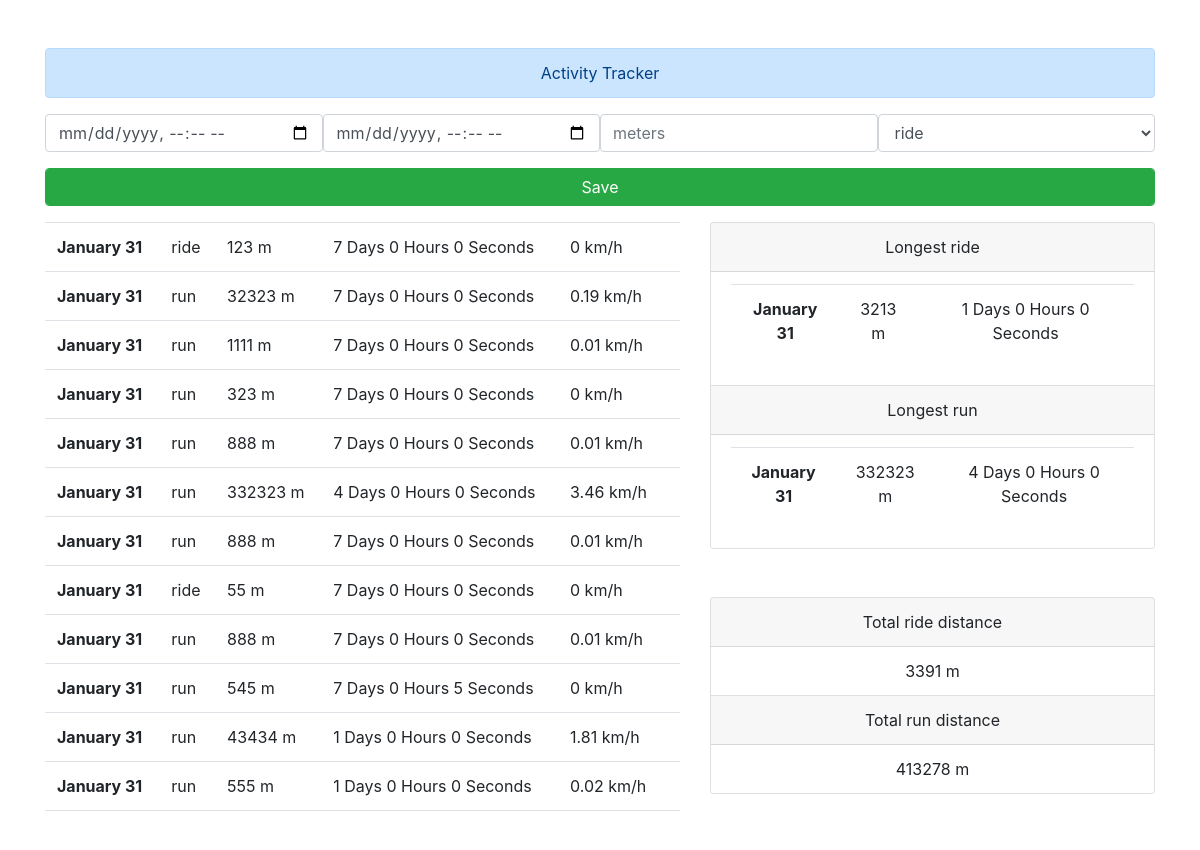
The page / on the database its author committed.
### tables this page shows
CREATE TABLE `generalinfo` (
  `id` int(11) NOT NULL,
  `date` date NOT NULL DEFAULT current_timestamp(),
  `activity_type_id` int(11) NOT NULL,
  `distance` int(11) NOT NULL,
  `timeactivity` varchar(255) NOT NULL,
  `averagespeed` float NOT NULL
);

CREATE TABLE `activity_types` (
  `id` int(11) NOT NULL,
  `type` text NOT NULL
);

### application/controllers/MainController.php (called while the page is built, shortened)
<?php
class MainController extends Controller{
    public function indexAction(){
        $types = $this->model->getTypes();
        $generalInfo = $this->model->getAllGeneralInfo();
        $stats = $this->model->getStats();
        $vars = [
            'types' => $types,
            'generalInfo' => $generalInfo,
            'stats' => $stats
        ];
        $this->view->render('content', $vars);
    }
}

### index.php (called while the page is built, shortened)
<?php
spl_autoload_register(function ($class){
    $path = str_replace('\\','/',$class.'.php');
});
$router = new Router;
$router->run();

### application/core/Controller.php (called while the page is built, shortened)
<?php
abstract class Controller{
    public function __construct($route){
        $this->model = $this->loadModel();
    }
    public function loadModel() {
        $path = 'application\models\Main';
		if (class_exists($path)) {
			return new $path;
        }
	}
}

### application/config/Db.php (called while the page is built, shortened)
<?php
class Db {
    protected $db;
    public function __construct(){
         $dsn = 'mysql:dbname=activerecord;host=127.0.0.1';
         $user = 'mysql';
         $password = 'mysql';
         try {
             $this->db = new PDO($dsn, $user, $password);
         } catch (PDOException $e) {
             echo 'Failed connect to DB: ' . $e->getMessage();
         }
     }
     public function query($sql, $params = []) {
		$stmt = $this->db->prepare($sql);
        $stmt->execute();
		return $stmt;
	}
	public function row($sql, $params = []) {
		$result = $this->query($sql, $params);
		return $result->fetchAll(PDO::FETCH_ASSOC);
    }
}

### application/core/Model.php (called while the page is built, shortened)
<?php
class Model{
    public function __construct()
    {
        $this->db = new Db();
    }
}

### application/models/Main.php (called while the page is built, shortened)
<?php
class Main extends Model {
    public function getTypes() {
        $result = $this->db->row('SELECT `id`, `type` FROM activity_types');
		return $result;
    }
    public function getAllGeneralInfo()
    {
        $result = $this->db->row('SELECT * FROM generalinfo gi
        join `activity_types` at on at.id = gi.activity_type_id ORDER BY gi.id DESC');
		return $result;
    }
    public function getStats(){
        $queryForLongestStats = 'SELECT *
        FROM generalinfo
         WHERE distance = (select max(distance) from generalinfo gi join `activity_types` at on at.id = gi.activity_type_id  WHERE at.type = "%s")';
        $queryForTotalStats = 'SELECT SUM(distance) as total_distance
        FROM generalinfo gi join `activity_types` at on at.id = gi.activity_type_id
         WHERE ';
        $maxRide = $this->db->row(sprintf($queryForLongestStats,'ride'));
        $maxRun = $this->db->row(sprintf($queryForLongestStats,'run'));
        $totalRide = $this->db->row($queryForTotalStats.'at.type = "ride"');
        $totalRun = $this->db->row($queryForTotalStats.'at.type = "run"');
        $result = [
            'longestRide' => array_shift($maxRide),
            'longestRun' => array_shift($maxRun),
            'totalRide' => array_shift($totalRide),
            'totalRun' => array_shift($totalRun),
        ];
		return $result;
    }
}

### application/views/content.php (the view)
<div class="wrapper">
    <div class="header">
        <div class="alert alert-primary text-center " role="alert">
            Activity Tracker
        </div>
        <div class="info-block">
            <form action="/record" method="post">
            <div class="row w-100 justify-align-center ml-0">
            <input class="form-control col" type="datetime-local" name="start_time" required>
                <input class="form-control col" type="datetime-local" name="finish_time" required>
                <input class="form-control col " type="number" min="0" name="distance" required placeholder="meters">
                <select class="form-control col" name="activity_type_id" id="" required>
                    <?php foreach($types as $type): ?>
                    <option selected value="<?=$type['id'] ?>"><?=$type['type'] ?></option>
                    <?php endforeach ?>
                </select>
                <button class="form-control mt-3 mb-3 btn btn-success">Save</button>
            </div>
            </form>
        </div>
    </div>
    <div class="content">
        <div class="row">
            <div class="col-7">
                <div class="info-left" style="height:600px;overflow:auto">
                    <table class="table">
                        <tbody>
                        <?php
                            foreach($generalInfo as $item):
                        ?>
                        <tr>
                            <th scope="row"><?=date("F j",strtotime($item['date']))?></th>
                            <td><?=$item['type']?></td>
                            <td><?=$item['distance']?> m</td>
                            <td><?=$item['timeactivity']?></td>
                            <td><?=$item['averagespeed']?> km/h </td>
                            </tr>
                        <?php endforeach ?>
                        </tbody>
                    </table>
                </div>
            </div>
            <div class="col-5">
                <div class="top ">
                    <div class="card">
                        <div class="card-header text-center">
                            Longest ride
                        </div>
                        <ul class="list-group list-group-flush">
                            <li class="list-group-item text-center">
                            <table class="table">
                            <tbody>
                                <tr>
                                <th scope="row"> <?= date("F j",strtotime($stats['longestRide']['date']))?></th>
                                <td>  <?=$stats['longestRide']['distance']?> m</td>
                                <td> <?=$stats['longestRide']['timeactivity']?></td>
                                </tr>
                            </tbody>
                            </table>
                            </li>
                        </ul>
                        <div class="card-header text-center">
                            Longest run
                        </div>
                        <ul class="list-group list-group-flush">
                            <li class="list-group-item text-center">
                            <table class="table">
                            <tbody>
                                <tr>
                                <th scope="row"> <?= date("F j",strtotime($stats['longestRun']['date']))?></th>
                                <td>    <?=$stats['longestRun']['distance']?> m </td>
                                <td>  <?=$stats['longestRun']['timeactivity']?> </td>
                                </tr>
                            </tbody>
                            </table>
                            </li>
                        </ul>
                    </div>
                </div>
                <div class="bottom mt-5">
                    <div class="card">
                        <div class="card-header text-center">
                            Total ride distance
                        </div>
                        <ul class="list-group list-group-flush">
                            <li class="list-group-item text-center">
                            <?=$stats['totalRide']['total_distance']?> m
                            </li>
                        </ul>
                        <div class="card-header text-center">
                            Total run distance
                        </div>
                        <ul class="list-group list-group-flush">
                            <li class="list-group-item text-center">
                            <?=$stats['totalRun']['total_distance']?> m
                            </li>
                        </ul>
                    </div>
                </div>
            </div>
        </div>
    </div>
 </div>

### application/core/Router.php (shortened to what this page needs)
<?php
class Router {
    protected $routes = [];
    protected $params = [];
    public function add($routes) {
        foreach ($routes as $route => $params) {
            $route = '#^\\' . $route . '$#';
            $this->routes[$route] = $params;
        }
    }
    public function match(){
        $url = trim($_SERVER['REQUEST_URI']);
        foreach ($this->routes as $route => $params) {
            if (preg_match($route, $url)) {
                $this->params = $params;
                return true;
            }
        }
        return false;
    }
    public function run(){
        if ($this->match()) {
            $path = 'application\controllers\\' . $this->params['controller'];
            if (class_exists($path)) {
                $action = $this->params['action'];
                if (method_exists($path, $action)) {
                    $controller = new $path($this->params);
                    $controller->$action();
                } else {
                    echo 'no found action ' . $action;
                    View::errorCode(404);
                }
            } else {
                echo 'no found controller ' . $path;
                View::errorCode(404);
            }
        } else {
              View::errorCode(404);
        }
    }
}

### application/core/View.php (shortened to what this page needs)
<?php
class View{
    public function render($page, $vars = []){
        extract($vars);
        $path = 'application/views/'. $page .'.php';
        if (file_exists($path)) {
			require $path;
			$content = ob_get_clean();
			require 'application/views/layout.php';
		}
    }
}

### application/views/layout.php (shortened to what this page needs)
<!DOCTYPE html>
<html lang="en">
<head>
    <link rel="stylesheet" href="https://cdn.jsdelivr.net/npm/bootstrap@4.6.0/dist/css/bootstrap.min.css">
</head>
<body>
<div class="container pt-5">
    <?php echo $content; ?>
</div>
</body>
</html>

### rows shown on the page
generalinfo: date "January 31", activity_type.type "ride", distance "123", timeactivity "7 Days 0 Hours 0 Seconds", averagespeed "0"
generalinfo: date "January 31", activity_type.type "run", distance "32323", timeactivity "7 Days 0 Hours 0 Seconds", averagespeed "0.19"
generalinfo: date "January 31", activity_type.type "run", distance "1111", timeactivity "7 Days 0 Hours 0 Seconds", averagespeed "0.01"
generalinfo: date "January 31", activity_type.type "run", distance "323", timeactivity "7 Days 0 Hours 0 Seconds", averagespeed "0"
generalinfo: date "January 31", activity_type.type "run", distance "888", timeactivity "7 Days 0 Hours 0 Seconds", averagespeed "0.01"
generalinfo: date "January 31", activity_type.type "run", distance "332323", timeactivity "4 Days 0 Hours 0 Seconds", averagespeed "3.46"
generalinfo: date "January 31", activity_type.type "run", distance "888", timeactivity "7 Days 0 Hours 0 Seconds", averagespeed "0.01"
generalinfo: date "January 31", activity_type.type "ride", distance "55", timeactivity "7 Days 0 Hours 0 Seconds", averagespeed "0"
generalinfo: date "January 31", activity_type.type "run", distance "888", timeactivity "7 Days 0 Hours 0 Seconds", averagespeed "0.01"
generalinfo: date "January 31", activity_type.type "run", distance "545", timeactivity "7 Days 0 Hours 5 Seconds", averagespeed "0"
generalinfo: date "January 31", activity_type.type "run", distance "43434", timeactivity "1 Days 0 Hours 0 Seconds", averagespeed "1.81"
generalinfo: date "January 31", activity_type.type "run", distance "555", timeactivity "1 Days 0 Hours 0 Seconds", averagespeed "0.02"
generalinfo: date "January 31", distance "3213", timeactivity "1 Days 0 Hours 0 Seconds"

### other values the page prints
$stats['totalRide']['total_distance'] "3391"
$stats['totalRun']['total_distance'] "413278"
form field activity_type_id "ride"
